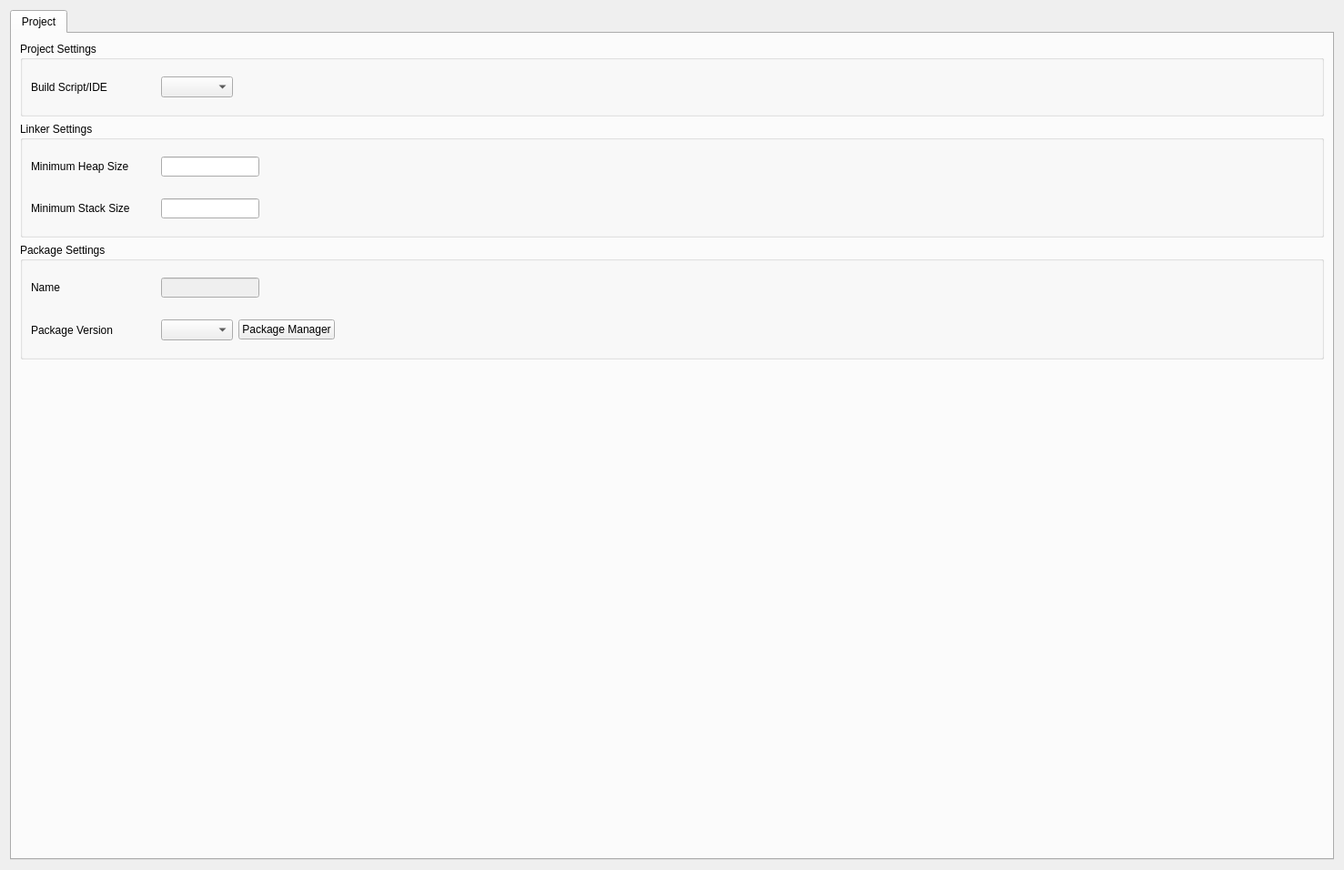
<?xml version="1.0" encoding="UTF-8"?>
<ui version="4.0">
 <class>chip_configure_view_project_manager</class>
 <widget class="QWidget" name="chip_configure_view_project_manager">
  <property name="geometry">
   <rect>
    <x>0</x>
    <y>0</y>
    <width>1477</width>
    <height>956</height>
   </rect>
  </property>
  <property name="windowTitle">
   <string>Form</string>
  </property>
  <layout class="QGridLayout" name="gridLayout">
   <item row="0" column="0">
    <widget class="QTabWidget" name="tabWidget">
     <property name="currentIndex">
      <number>0</number>
     </property>
     <widget class="QWidget" name="tab_1">
      <attribute name="title">
       <string>Project</string>
      </attribute>
      <layout class="QGridLayout" name="gridLayout_2">
       <property name="leftMargin">
        <number>0</number>
       </property>
       <property name="topMargin">
        <number>0</number>
       </property>
       <property name="rightMargin">
        <number>0</number>
       </property>
       <property name="bottomMargin">
        <number>0</number>
       </property>
       <item row="0" column="0">
        <widget class="QScrollArea" name="scrollArea">
         <property name="styleSheet">
          <string notr="true">QScrollArea{
background-color:transparent;
}</string>
         </property>
         <property name="frameShape">
          <enum>QFrame::NoFrame</enum>
         </property>
         <property name="widgetResizable">
          <bool>true</bool>
         </property>
         <widget class="QWidget" name="scrollAreaWidgetContents">
          <property name="geometry">
           <rect>
            <x>0</x>
            <y>0</y>
            <width>1455</width>
            <height>909</height>
           </rect>
          </property>
          <property name="styleSheet">
           <string notr="true">#scrollAreaWidgetContents
{
        background: transparent; 
}</string>
          </property>
          <layout class="QVBoxLayout" name="verticalLayout">
           <item>
            <widget class="QGroupBox" name="groupBox">
             <property name="title">
              <string>Project Settings</string>
             </property>
             <layout class="QGridLayout" name="gridLayout_4" columnstretch="1,10">
              <item row="0" column="0">
               <widget class="QLabel" name="label">
                <property name="text">
                 <string>Build Script/IDE</string>
                </property>
               </widget>
              </item>
              <item row="0" column="1">
               <widget class="QWidget" name="widget" native="true">
                <layout class="QGridLayout" name="gridLayout_3">
                 <item row="0" column="0">
                  <widget class="QComboBox" name="combobox_build_script_ide">
                   <property name="sizePolicy">
                    <sizepolicy hsizetype="Fixed" vsizetype="Fixed">
                     <horstretch>0</horstretch>
                     <verstretch>0</verstretch>
                    </sizepolicy>
                   </property>
                   <property name="font">
                    <font>
                     <pointsize>10</pointsize>
                    </font>
                   </property>
                  </widget>
                 </item>
                 <item row="0" column="1">
                  <spacer name="horizontalSpacer">
                   <property name="orientation">
                    <enum>Qt::Horizontal</enum>
                   </property>
                   <property name="sizeHint" stdset="0">
                    <size>
                     <width>1086</width>
                     <height>20</height>
                    </size>
                   </property>
                  </spacer>
                 </item>
                </layout>
               </widget>
              </item>
             </layout>
            </widget>
           </item>
           <item>
            <widget class="QGroupBox" name="groupBox_2">
             <property name="title">
              <string>Linker Settings</string>
             </property>
             <layout class="QGridLayout" name="gridLayout_6" columnstretch="1,10">
              <item row="1" column="0">
               <widget class="QLabel" name="label_3">
                <property name="text">
                 <string>Minimum Stack Size</string>
                </property>
               </widget>
              </item>
              <item row="1" column="1">
               <widget class="QWidget" name="widget_3" native="true">
                <layout class="QGridLayout" name="gridLayout_9">
                 <item row="0" column="0">
                  <widget class="QLineEdit" name="lineedit_minimun_stack_size">
                   <property name="sizePolicy">
                    <sizepolicy hsizetype="Minimum" vsizetype="Fixed">
                     <horstretch>0</horstretch>
                     <verstretch>0</verstretch>
                    </sizepolicy>
                   </property>
                  </widget>
                 </item>
                 <item row="0" column="1">
                  <spacer name="horizontalSpacer_3">
                   <property name="orientation">
                    <enum>Qt::Horizontal</enum>
                   </property>
                   <property name="sizeHint" stdset="0">
                    <size>
                     <width>40</width>
                     <height>20</height>
                    </size>
                   </property>
                  </spacer>
                 </item>
                </layout>
               </widget>
              </item>
              <item row="0" column="0">
               <widget class="QLabel" name="label_2">
                <property name="text">
                 <string>Minimum Heap Size</string>
                </property>
               </widget>
              </item>
              <item row="0" column="1">
               <widget class="QWidget" name="widget_2" native="true">
                <layout class="QGridLayout" name="gridLayout_7">
                 <item row="0" column="0">
                  <widget class="QLineEdit" name="lineedit_minimun_heap_size">
                   <property name="sizePolicy">
                    <sizepolicy hsizetype="Minimum" vsizetype="Fixed">
                     <horstretch>0</horstretch>
                     <verstretch>0</verstretch>
                    </sizepolicy>
                   </property>
                  </widget>
                 </item>
                 <item row="0" column="1">
                  <spacer name="horizontalSpacer_2">
                   <property name="orientation">
                    <enum>Qt::Horizontal</enum>
                   </property>
                   <property name="sizeHint" stdset="0">
                    <size>
                     <width>40</width>
                     <height>20</height>
                    </size>
                   </property>
                  </spacer>
                 </item>
                </layout>
               </widget>
              </item>
             </layout>
            </widget>
           </item>
           <item>
            <widget class="QGroupBox" name="groupBox_3">
             <property name="title">
              <string>Package Settings</string>
             </property>
             <layout class="QGridLayout" name="gridLayout_11" columnstretch="1,10">
              <item row="0" column="1">
               <widget class="QWidget" name="widget_4" native="true">
                <layout class="QGridLayout" name="gridLayout_10">
                 <item row="0" column="0">
                  <widget class="QLineEdit" name="lineedit_package_name">
                   <property name="enabled">
                    <bool>false</bool>
                   </property>
                   <property name="sizePolicy">
                    <sizepolicy hsizetype="Minimum" vsizetype="Fixed">
                     <horstretch>0</horstretch>
                     <verstretch>0</verstretch>
                    </sizepolicy>
                   </property>
                   <property name="readOnly">
                    <bool>true</bool>
                   </property>
                  </widget>
                 </item>
                 <item row="0" column="1">
                  <spacer name="horizontalSpacer_4">
                   <property name="orientation">
                    <enum>Qt::Horizontal</enum>
                   </property>
                   <property name="sizeHint" stdset="0">
                    <size>
                     <width>40</width>
                     <height>20</height>
                    </size>
                   </property>
                  </spacer>
                 </item>
                </layout>
               </widget>
              </item>
              <item row="0" column="0">
               <widget class="QLabel" name="label_4">
                <property name="text">
                 <string>Name</string>
                </property>
               </widget>
              </item>
              <item row="1" column="0">
               <widget class="QLabel" name="label_5">
                <property name="text">
                 <string>Package Version</string>
                </property>
               </widget>
              </item>
              <item row="1" column="1">
               <widget class="QWidget" name="widget_5" native="true">
                <layout class="QGridLayout" name="gridLayout_12">
                 <item row="0" column="2">
                  <spacer name="horizontalSpacer_5">
                   <property name="orientation">
                    <enum>Qt::Horizontal</enum>
                   </property>
                   <property name="sizeHint" stdset="0">
                    <size>
                     <width>40</width>
                     <height>20</height>
                    </size>
                   </property>
                  </spacer>
                 </item>
                 <item row="0" column="0">
                  <widget class="QComboBox" name="combobox_package_version">
                   <property name="sizePolicy">
                    <sizepolicy hsizetype="Fixed" vsizetype="Fixed">
                     <horstretch>0</horstretch>
                     <verstretch>0</verstretch>
                    </sizepolicy>
                   </property>
                   <property name="font">
                    <font>
                     <pointsize>10</pointsize>
                    </font>
                   </property>
                  </widget>
                 </item>
                 <item row="0" column="1">
                  <widget class="QPushButton" name="pushbutton_package_manager">
                   <property name="text">
                    <string>Package Manager</string>
                   </property>
                  </widget>
                 </item>
                </layout>
               </widget>
              </item>
             </layout>
            </widget>
           </item>
           <item>
            <spacer name="verticalSpacer">
             <property name="orientation">
              <enum>Qt::Vertical</enum>
             </property>
             <property name="sizeHint" stdset="0">
              <size>
               <width>20</width>
               <height>40</height>
              </size>
             </property>
            </spacer>
           </item>
          </layout>
         </widget>
        </widget>
       </item>
      </layout>
     </widget>
    </widget>
   </item>
  </layout>
 </widget>
 <resources/>
 <connections/>
</ui>
